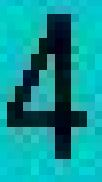
#> input picture Four.JPG, 102 x 182 px, given in place of 0.jpg, which was not available
$ python GenerateComputerMNISTFile.py   (older library calls are emulated)
#> lines starting #> are read from the running program, lines starting #| are printed output that depends on the picture; after the words box and inside, x2 and y2 are one past the last pixel; in counts of white or black regions, pixels touching at a corner belong together; pictures that were not available may be replaced by others from this repository, and a replacement may not be noted
### ConvertToMNIST.py
import cv2
import numpy as np
import matplotlib.pyplot as plt
from PIL import Image, ImageFilter

def clusterImage(img):
    convert = img.reshape((img.shape[0]*img.shape[1],3))
    convert = np.float32(convert)
    criteria = (cv2.TERM_CRITERIA_EPS + cv2.TERM_CRITERIA_MAX_ITER, 10, 1.0)
    ret,label,center=cv2.kmeans(convert,2,None,criteria,10,cv2.KMEANS_RANDOM_CENTERS)
    center = np.uint8(center)
    if(difference(center[0], img[0][0]) > difference(center[1], img[0][0])):
    	center[1] = [255.0, 255.0, 255.0]
    	center[0] = [0, 0, 0]
    else:
    	center[0] = [255.0, 255.0, 255.0]
    	center[1] = [0, 0, 0]
    ans = center[label.flatten()]
    res2 = ans.reshape((img.shape))
    return res2

def imageprepare(im):
  #im = Image.open(argv).convert('L')
  width = float(im.size[0])
  height = float(im.size[1])
  newImage = Image.new('L', (28, 28), (255))

  if width > height:
    nheight = int(round((20.0/width*height),0))
    if (nheight == 0):
      nheigth = 1
    img = im.resize((20,nheight), Image.ANTIALIAS).filter(ImageFilter.SHARPEN)
    wtop = int(round(((28 - nheight)/2),0))
    newImage.paste(img, (4, wtop))
  else:
    nwidth = int(round((20.0/height*width),0)) #resize width according to ratio height
    if (nwidth == 0): #rare case but minimum is 1 pixel
      nwidth = 1
     # resize and sharpen
    img = im.resize((nwidth,20), Image.ANTIALIAS).filter(ImageFilter.SHARPEN)
    wleft = int(round(((28 - nwidth)/2),0)) #caculate vertical pozition
    newImage.paste(img, (wleft, 4)) #paste resized image on white canvas

  tv = list(newImage.getdata()) #get pixel values

  #normalize pixels to 0 and 1. 0 is pure white, 1 is pure black.
  tva = [ (255-x)*1.0/255.0 for x in tv]
  return tva

def getBoundingBox(image):
	img = 255 - image
	gray = cv2.cvtColor(img, cv2.COLOR_BGR2GRAY)
	_, contours, hierarchy = cv2.findContours(gray, cv2.RETR_EXTERNAL, cv2.CHAIN_APPROX_SIMPLE)
	rects = []
	for con in contours:
		rects +=[cv2.boundingRect(con)]
		rects = sorted(rects, key = lambda x: x[2]*x[3], reverse = True)
	return image[rects[0][1]: rects[0][1] + rects[0][3], rects[0][0]: rects[0][0] + rects[0][2]]

# Not part of API
def difference(cluster, pixel):
	c = np.int16(cluster)
	p = np.int16(pixel)

	return abs(c[0] - p[0] ) + abs(c[1]-p[1]) + abs(c[2] - p[2])

### GenerateComputerMNISTFile.py
import numpy as np
import cv2
import ConvertToMNIST
from PIL import Image, ImageFilter
import random

"""
	This file converts training images from COMPUTERMNIST/ into a .npy file used for training.
	Contains three methods.
	1: fillImagesLabels
		Converts a noisy computer image by 2-Means clusteirng and converting into 784 length numpy array.
		Also appends label to another numpy array
	2: mutualShuffle
		Shuffles both images and labels
	3: save
		Saves images and labels to a .npy file
"""

def fillImagesLabels(numclasses, imagesperclass, filename):
#> called with numclasses = 10, imagesperclass = 500, filename = 'ComputerMNIST'
	images = []
	labels = []
	for i in range(0, numclasses):
		for j in range(0, imagesperclass):
			image = cv2.imread(filename + "\\"  + str(i) + "\\" + str(j) + ".jpg")
#> image is the input picture: shape (182, 102, 3); mean B, G, R 150.8, 149.8, 15.5
			clustered = ConvertToMNIST.getBoundingBox(ConvertToMNIST.clusterImage(image))
#> in clusterImage, `ret,label,center=cv2.kmeans(convert,2,None,criteria,10,cv2.KMEANS_RAND..`: ret = 14843578.5; label = 18564 values, max 1 at index 0, min 0 at index 1475, mean 0.747; center = [[33.38, 24.41, 1.61], [190.7, 192.3, 20.26]]
#> in clusterImage, `center = np.uint8(center)`: center = [[33, 24, 1], [190, 192, 20]]
#> in difference, `c = np.int16(cluster)`: c = [33, 24, 1]
#> in difference, `p = np.int16(pixel)`: p = [210, 196, 14]
#> in clusterImage, `res2 = ans.reshape((img.shape))`:
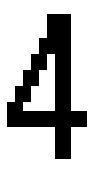
#> res2: shape (182, 102, 3); 74.7% white; 1 black region, box (x1, y1, x2, y2) and area: (7, 14, 87, 159) 4704
#> in getBoundingBox, `gray = cv2.cvtColor(img, cv2.COLOR_BGR2GRAY)`: gray: shape (182, 102); 25.3% white; 1 white region
#> in getBoundingBox, `_, contours, hierarchy = cv2.findContours(gray, cv2.RETR_EXTERNAL, cv2..`: contours = 1 contour; box (x1, y1, x2, y2) and area: (7, 14, 87, 159) 5540
#> the loop in getBoundingBox, `for con in contours:` made 1 pass
#> rects on pass 1: [(7, 14, 80, 145)]
#> in getBoundingBox, `return image[rects[0][1]: rects[0][1] + rects[0][3], rects[0][0]: rect..`:
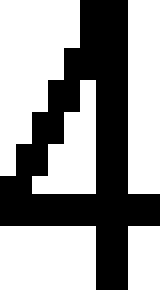
#> returned value: shape (145, 80, 3) (shown 2 times larger); 59.4% white; 1 black region, box (x1, y1, x2, y2) and area: (0, 0, 80, 145) 4704
			final = ConvertToMNIST.imageprepare(Image.fromarray(clustered))
#> in imageprepare, `newImage = Image.new('L', (28, 28), (255))`: newImage: PIL image 28x28 L; every value is 255
#> in imageprepare, `newImage.paste(img, (wleft, 4))`:
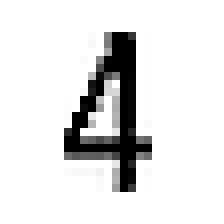
#> newImage: PIL image 28x28 L (shown 8 times larger); min 0, max 255, mean 225.7
#> in imageprepare, `tv = list(newImage.getdata())`: tv = 784 values, max 255 at index 0, min 0 at index 126, mean 225.7
#> in imageprepare, `tva = [ (255-x)*1.0/255.0 for x in tv]`: tva = 784 values, max 1 at index 126, min 0 at index 0, mean 0.115
#> final has the same summary as tva in imageprepare
			images += [final]
			temp = [0,0,0,0,0,0,0,0,0,0]
			temp[i] = 1
			labels+=[temp]
	return images, labels

def mutualShuffle(images, labels):
	shuffle_indexes = []
	for i in range(0, len(images)):
		shuffle_indexes.append(i)
	random.shuffle(shuffle_indexes)
	images_shuf = []
	labels_shuf = []
	for i in shuffle_indexes:
		images_shuf +=[images[i]]
		labels_shuf +=[labels[i]]
	return np.array(images_shuf), np.array(labels_shuf)


def save(array, name):
	np.save(name + ".npy", array)

images = []
labels = []
#> (the run stopped early here; a loop or call above may not have finished)

$ run again, on One.jpg
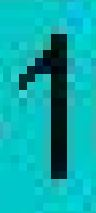
#> input picture One.jpg, 96 x 213 px, given in place of 0.jpg, which was not available
#> in fillImagesLabels, image is the input picture: shape (213, 96, 3); mean B, G, R 172.2, 171.2, 11.4
#> in clusterImage, `ret,label,center=cv2.kmeans(convert,2,None,criteria,10,cv2.KMEANS_RAND..`: ret = 10176363.7; center = [[27.69, 25.38, 1.59], [196.1, 195.3, 13.04]]
#> in clusterImage, `center = np.uint8(center)`: center = [[27, 25, 1], [196, 195, 13]]
#> c = [27, 25, 1]
#> p = [191, 191, 19]
#> in clusterImage, `res2 = ans.reshape((img.shape))`:
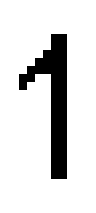
#> res2: shape (213, 96, 3); 85.8% white; 1 black region, box (x1, y1, x2, y2) and area: (19, 34, 67, 179) 2896
#> gray: shape (213, 96); 14.2% white; 1 white region
#> contours = 1 contour; box (x1, y1, x2, y2) and area: (19, 34, 67, 179) 2692
#> the loop in getBoundingBox, `for con in contours:` made 1 pass
#> rects on pass 1: [(19, 34, 48, 145)]
#> in imageprepare, `newImage.paste(img, (wleft, 4))`:
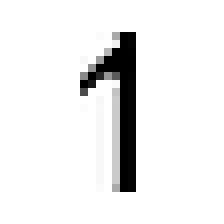
#> newImage: PIL image 28x28 L (shown 8 times larger); min 0, max 255, mean 236.6
#> tv = 784 values, max 255 at index 0, min 0 at index 127, mean 236.6
#> tva = 784 values, max 1 at index 127, min 0 at index 0, mean 0.072
#> final has the same summary as tva in imageprepare
